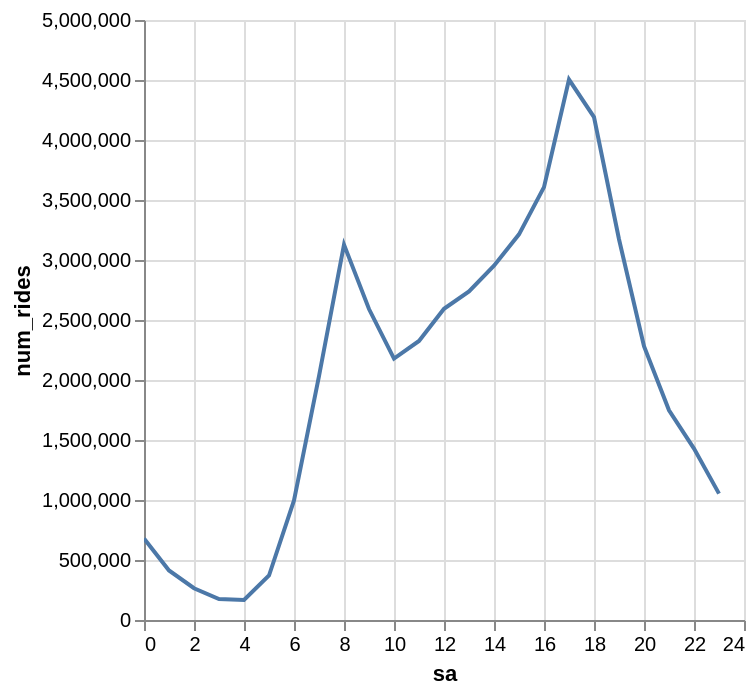

Notebook code cell kept with this figure:
### Code cell
alt.Chart(
    conn.execute(
        """
        select extract('hour' from started_at) sa, count(1) num_rides
        from cb_data.rides
        group by sa
        order by sa asc
        """
    ).df()
).mark_line().encode(x='sa',y='num_rides').interactive()

### Figure 1 — Vega-Lite specification as saved in the notebook (floating-point values rounded to 4 significant figures)
{"config": {"view": {"continuousWidth": 300, "continuousHeight": 300}}, "data": {"name": "data-b37afe6679c627089352de7db51436e9"}, "mark": {"type": "line"}, "encoding": {"x": {"field": "sa", "type": "quantitative"}, "y": {"field": "num_rides", "type": "quantitative"}}, "params": [{"name": "param_1e9efca18e7a2868", "select": {"type": "interval", "encodings": ["x", "y"]}, "bind": "scales"}], "$schema": "https://vega.github.io/schema/vega-lite/v6.1.0.json", "datasets": {"data-b37afe6679c627089352de7db51436e9": [{"sa": 0, "num_rides": 679470}, {"sa": 1, "num_rides": 412940}, {"sa": 2, "num_rides": 264763}, {"sa": 3, "num_rides": 174443}, {"sa": 4, "num_rides": 167156}, {"sa": 5, "num_rides": 370634}, {"sa": 6, "num_rides": 996233}, {"sa": 7, "num_rides": 2033168}, {"sa": 8, "num_rides": 3128067}, {"sa": 9, "num_rides": 2591444}, {"sa": 10, "num_rides": 2178753}, {"sa": 11, "num_rides": 2325717}, {"sa": 12, "num_rides": 2593353}, {"sa": 13, "num_rides": 2738496}, {"sa": 14, "num_rides": 2952800}, {"sa": 15, "num_rides": 3213964}, {"sa": 16, "num_rides": 3607066}, {"sa": 17, "num_rides": 4503728}, {"sa": 18, "num_rides": 4190823}, {"sa": 19, "num_rides": 3173107}, {"sa": 20, "num_rides": 2281161}, {"sa": 21, "num_rides": 1747900}, {"sa": 22, "num_rides": 1428755}, {"sa": 23, "num_rides": 1052996}]}}
